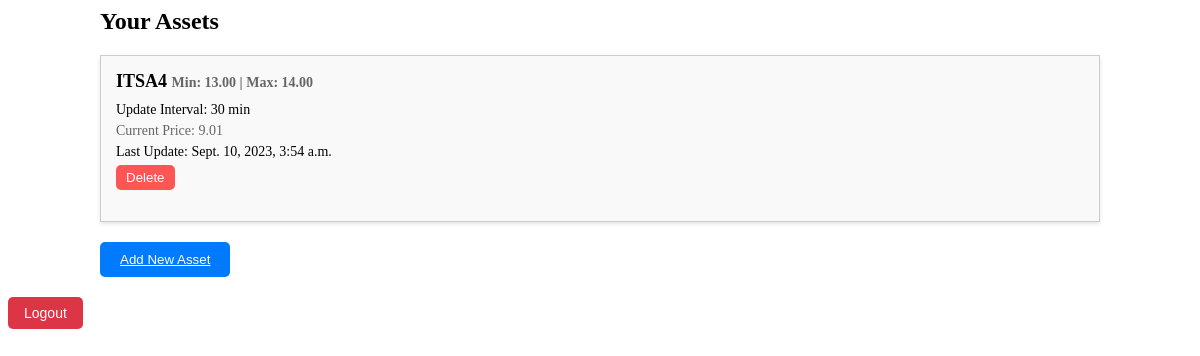
Screenshot of / (signed in) with the database file from the repository.
### assets_monitoring/models.py (models this page shows, shortened)
class AssetOwnership(models.Model):
    objects = models.Manager()
    user = models.ForeignKey(User, on_delete=models.CASCADE, null=False)
    asset = models.ForeignKey(Asset, on_delete=models.CASCADE, null=False)
    min_price = models.DecimalField(max_digits=10, decimal_places=2, null=False)
    max_price = models.DecimalField(max_digits=10, decimal_places=2, null=False)
    update_interval_minutes = models.PositiveIntegerField(default=10, null=False)
    notified_time = models.DateTimeField(null=True)

class Asset(models.Model):
    objects = models.Manager()
    ticker = models.CharField(max_length=10, unique=True, null=False)
    current_price = models.DecimalField(max_digits=10, decimal_places=2, null=True)
    update_interval_minutes = models.PositiveIntegerField(default=10, null=False)
    last_update = models.DateTimeField(null=True)
    next_update = models.DateTimeField(null=True)
    users = models.ManyToManyField(User, through='AssetOwnership')

### assets_monitoring/views.py (the view)
# urls.py: path('', views.ownership_list, name='ownership_list'),
@login_required
def ownership_list(request):
    assets_ownerships = AssetOwnership.objects.filter(user=request.user)
    return render(request, 'asset_list.html', {'assets_ownerships': assets_ownerships})

### assets_monitoring/templates/asset_list.html (shortened to what this page needs)
{% extends 'base.html' %}
{% block content %}
<div class="assets-container">
    <h2>Your Assets</h2>
    <div class="asset-list">
        {% for ownership in assets_ownerships %}
        <div class="asset-item">
            <div class="asset-header">
                {{ ownership.asset.ticker }}
                <span class="asset-price">Min: {{ ownership.min_price }} | Max: {{ ownership.max_price }}</span>
            </div>
            <div class="asset-details">
                <p class="asset-interval">Update Interval: {{ ownership.update_interval_minutes }} min</p>
                <p class="asset-price">Current Price: {{ ownership.asset.current_price|default:"-" }}</p>
                <p class="asset-last-update">Last Update: {{ ownership.asset.last_update|default:"-" }}</p>
            </div>
            <div class="asset-actions">
                <form method="post" action="{% url 'ownership_delete' ownership.asset.ticker %}">
                    <button type="submit" class="delete-ownership-button">Delete</button>
                </form>
            </div>
        </div>
        {% endfor %}
    </div>
    <button class="add-asset-button" >
        <a class="add-asset-link" href="{% url 'ownership_register' %}">Add New Asset</a>
    </button>
</div>
<form class="logout-form" method="post" action="{% url 'logout' %}">
    <button class="logout-button" type="submit">Logout</button>
</form>
{% endblock %}

### assets_monitoring/static/css/styles.css (style rules this page uses)
.assets-container { max-width: 1000px; margin: 0 auto; }
.asset-list { display: flex; flex-wrap: wrap; gap: 20px; }
.asset-item { flex: 1; border: 1px solid #ccc; padding: 15px; background-color: #f9f9f9; box-shadow: 0 2px 4px rgba(0, 0, 0, 0.1); transition: transform 0.2s; min-width: 300px; }
.asset-header { font-size: 18px; font-weight: bold; margin-bottom: 10px; }
.asset-price { font-size: 14px; color: #666; }
.asset-details p { margin: 5px 0; }
.add-asset-button { margin-top: 20px; border: none; background-color: #007bff; color: white; padding: 10px 20px; border-radius: 5px; text-decoration: none; cursor: pointer; transition: background-color 0.2s; }
.add-asset-link { color: white; }
.asset-interval, .asset-price, .asset-last-update { font-size: 14px; margin: 3px 0; }
.logout-form { margin-top: 20px; }
.logout-button { background-color: #dc3545; color: white; border: none; padding: 8px 16px; cursor: pointer; font-size: 14px; border-radius: 5px; }
.delete-ownership-button { background-color: #ff5555; color: #fff; border: none; padding: 5px 10px; cursor: pointer; border-radius: 5px; }

### rows the page displays
AssetOwnership: asset.ticker "ITSA4", min_price "13.00", max_price "14.00", update_interval_minutes "30", asset.current_price "9.01", asset.last_update "Sept. 10, 2023, 3:54 a.m."
